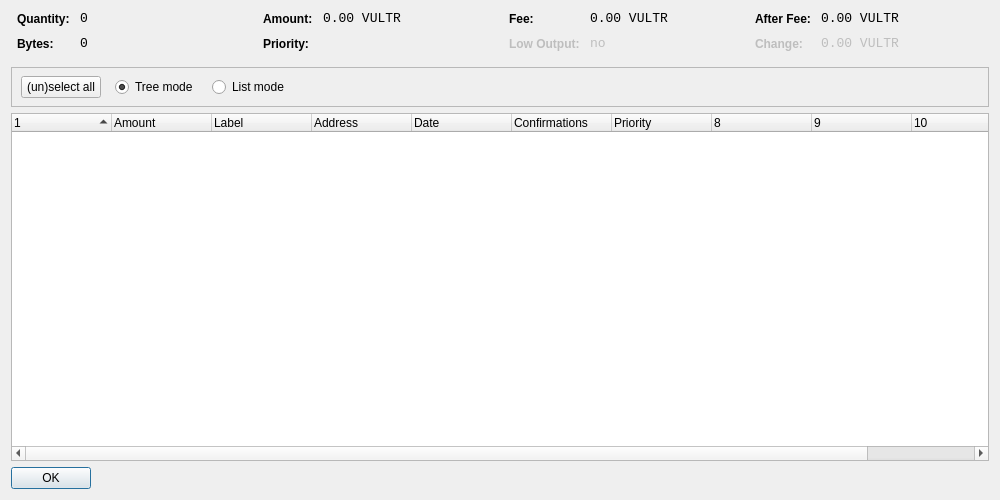
<?xml version="1.0" encoding="UTF-8"?>
<ui version="4.0">
 <class>CoinControlDialog</class>
 <widget class="QDialog" name="CoinControlDialog">
  <property name="geometry">
   <rect>
    <x>0</x>
    <y>0</y>
    <width>1000</width>
    <height>500</height>
   </rect>
  </property>
  <property name="windowTitle">
   <string>Coin Control</string>
  </property>
  <layout class="QVBoxLayout" name="verticalLayout">
   <item>
    <layout class="QHBoxLayout" name="horizontalLayoutTop" stretch="0,0,0,0">
     <property name="topMargin">
      <number>0</number>
     </property>
     <property name="bottomMargin">
      <number>10</number>
     </property>
     <item>
      <layout class="QFormLayout" name="formLayoutCoinControl1">
       <property name="horizontalSpacing">
        <number>10</number>
       </property>
       <property name="verticalSpacing">
        <number>10</number>
       </property>
       <property name="leftMargin">
        <number>6</number>
       </property>
       <property name="rightMargin">
        <number>6</number>
       </property>
       <item row="0" column="0">
        <widget class="QLabel" name="labelCoinControlQuantityText">
         <property name="styleSheet">
          <string notr="true">font-weight:bold;</string>
         </property>
         <property name="text">
          <string>Quantity:</string>
         </property>
        </widget>
       </item>
       <item row="0" column="1">
        <widget class="QLabel" name="labelCoinControlQuantity">
         <property name="font">
          <font>
           <family>Monospace</family>
           <pointsize>10</pointsize>
          </font>
         </property>
         <property name="cursor">
          <cursorShape>IBeamCursor</cursorShape>
         </property>
         <property name="contextMenuPolicy">
          <enum>Qt::ActionsContextMenu</enum>
         </property>
         <property name="text">
          <string notr="true">0</string>
         </property>
         <property name="textInteractionFlags">
          <set>Qt::LinksAccessibleByMouse|Qt::TextSelectableByKeyboard|Qt::TextSelectableByMouse</set>
         </property>
        </widget>
       </item>
       <item row="1" column="0">
        <widget class="QLabel" name="labelCoinControlBytesText">
         <property name="styleSheet">
          <string notr="true">font-weight:bold;</string>
         </property>
         <property name="text">
          <string>Bytes:</string>
         </property>
        </widget>
       </item>
       <item row="1" column="1">
        <widget class="QLabel" name="labelCoinControlBytes">
         <property name="font">
          <font>
           <family>Monospace</family>
           <pointsize>10</pointsize>
          </font>
         </property>
         <property name="cursor">
          <cursorShape>IBeamCursor</cursorShape>
         </property>
         <property name="contextMenuPolicy">
          <enum>Qt::ActionsContextMenu</enum>
         </property>
         <property name="text">
          <string notr="true">0</string>
         </property>
         <property name="textInteractionFlags">
          <set>Qt::LinksAccessibleByMouse|Qt::TextSelectableByKeyboard|Qt::TextSelectableByMouse</set>
         </property>
        </widget>
       </item>
      </layout>
     </item>
     <item>
      <layout class="QFormLayout" name="formLayoutCoinControl2">
       <property name="horizontalSpacing">
        <number>10</number>
       </property>
       <property name="verticalSpacing">
        <number>10</number>
       </property>
       <property name="leftMargin">
        <number>6</number>
       </property>
       <property name="rightMargin">
        <number>6</number>
       </property>
       <item row="0" column="0">
        <widget class="QLabel" name="labelCoinControlAmountText">
         <property name="styleSheet">
          <string notr="true">font-weight:bold;</string>
         </property>
         <property name="text">
          <string>Amount:</string>
         </property>
        </widget>
       </item>
       <item row="0" column="1">
        <widget class="QLabel" name="labelCoinControlAmount">
         <property name="font">
          <font>
           <family>Monospace</family>
           <pointsize>10</pointsize>
          </font>
         </property>
         <property name="cursor">
          <cursorShape>IBeamCursor</cursorShape>
         </property>
         <property name="contextMenuPolicy">
          <enum>Qt::ActionsContextMenu</enum>
         </property>
         <property name="text">
          <string notr="true">0.00 VULTR</string>
         </property>
         <property name="textInteractionFlags">
          <set>Qt::LinksAccessibleByMouse|Qt::TextSelectableByKeyboard|Qt::TextSelectableByMouse</set>
         </property>
        </widget>
       </item>
       <item row="1" column="0">
        <widget class="QLabel" name="labelCoinControlPriorityText">
         <property name="styleSheet">
          <string notr="true">font-weight:bold;</string>
         </property>
         <property name="text">
          <string>Priority:</string>
         </property>
        </widget>
       </item>
       <item row="1" column="1">
        <widget class="QLabel" name="labelCoinControlPriority">
         <property name="font">
          <font>
           <family>Monospace</family>
           <pointsize>10</pointsize>
          </font>
         </property>
         <property name="cursor">
          <cursorShape>IBeamCursor</cursorShape>
         </property>
         <property name="contextMenuPolicy">
          <enum>Qt::ActionsContextMenu</enum>
         </property>
         <property name="text">
          <string/>
         </property>
         <property name="textInteractionFlags">
          <set>Qt::LinksAccessibleByMouse|Qt::TextSelectableByKeyboard|Qt::TextSelectableByMouse</set>
         </property>
        </widget>
       </item>
      </layout>
     </item>
     <item>
      <layout class="QFormLayout" name="formLayoutCoinControl3">
       <property name="horizontalSpacing">
        <number>10</number>
       </property>
       <property name="verticalSpacing">
        <number>10</number>
       </property>
       <property name="leftMargin">
        <number>6</number>
       </property>
       <property name="rightMargin">
        <number>6</number>
       </property>
       <item row="0" column="0">
        <widget class="QLabel" name="labelCoinControlFeeText">
         <property name="styleSheet">
          <string notr="true">font-weight:bold;</string>
         </property>
         <property name="text">
          <string>Fee:</string>
         </property>
        </widget>
       </item>
       <item row="0" column="1">
        <widget class="QLabel" name="labelCoinControlFee">
         <property name="font">
          <font>
           <family>Monospace</family>
           <pointsize>10</pointsize>
          </font>
         </property>
         <property name="cursor">
          <cursorShape>IBeamCursor</cursorShape>
         </property>
         <property name="contextMenuPolicy">
          <enum>Qt::ActionsContextMenu</enum>
         </property>
         <property name="text">
          <string notr="true">0.00 VULTR</string>
         </property>
         <property name="textInteractionFlags">
          <set>Qt::LinksAccessibleByMouse|Qt::TextSelectableByKeyboard|Qt::TextSelectableByMouse</set>
         </property>
        </widget>
       </item>
       <item row="1" column="0">
        <widget class="QLabel" name="labelCoinControlLowOutputText">
         <property name="enabled">
          <bool>false</bool>
         </property>
         <property name="styleSheet">
          <string notr="true">font-weight:bold;</string>
         </property>
         <property name="text">
          <string>Low Output:</string>
         </property>
        </widget>
       </item>
       <item row="1" column="1">
        <widget class="QLabel" name="labelCoinControlLowOutput">
         <property name="enabled">
          <bool>false</bool>
         </property>
         <property name="font">
          <font>
           <family>Monospace</family>
           <pointsize>10</pointsize>
          </font>
         </property>
         <property name="cursor">
          <cursorShape>IBeamCursor</cursorShape>
         </property>
         <property name="contextMenuPolicy">
          <enum>Qt::ActionsContextMenu</enum>
         </property>
         <property name="text">
          <string notr="true">no</string>
         </property>
         <property name="textInteractionFlags">
          <set>Qt::LinksAccessibleByMouse|Qt::TextSelectableByKeyboard|Qt::TextSelectableByMouse</set>
         </property>
        </widget>
       </item>
      </layout>
     </item>
     <item>
      <layout class="QFormLayout" name="formLayoutCoinControl4">
       <property name="horizontalSpacing">
        <number>10</number>
       </property>
       <property name="verticalSpacing">
        <number>10</number>
       </property>
       <property name="leftMargin">
        <number>6</number>
       </property>
       <property name="rightMargin">
        <number>6</number>
       </property>
       <item row="0" column="0">
        <widget class="QLabel" name="labelCoinControlAfterFeeText">
         <property name="styleSheet">
          <string notr="true">font-weight:bold;</string>
         </property>
         <property name="text">
          <string>After Fee:</string>
         </property>
        </widget>
       </item>
       <item row="0" column="1">
        <widget class="QLabel" name="labelCoinControlAfterFee">
         <property name="font">
          <font>
           <family>Monospace</family>
           <pointsize>10</pointsize>
          </font>
         </property>
         <property name="cursor">
          <cursorShape>IBeamCursor</cursorShape>
         </property>
         <property name="contextMenuPolicy">
          <enum>Qt::ActionsContextMenu</enum>
         </property>
         <property name="text">
          <string notr="true">0.00 VULTR</string>
         </property>
         <property name="textInteractionFlags">
          <set>Qt::LinksAccessibleByMouse|Qt::TextSelectableByKeyboard|Qt::TextSelectableByMouse</set>
         </property>
        </widget>
       </item>
       <item row="1" column="0">
        <widget class="QLabel" name="labelCoinControlChangeText">
         <property name="enabled">
          <bool>false</bool>
         </property>
         <property name="styleSheet">
          <string notr="true">font-weight:bold;</string>
         </property>
         <property name="text">
          <string>Change:</string>
         </property>
        </widget>
       </item>
       <item row="1" column="1">
        <widget class="QLabel" name="labelCoinControlChange">
         <property name="enabled">
          <bool>false</bool>
         </property>
         <property name="font">
          <font>
           <family>Monospace</family>
           <pointsize>10</pointsize>
          </font>
         </property>
         <property name="cursor">
          <cursorShape>IBeamCursor</cursorShape>
         </property>
         <property name="contextMenuPolicy">
          <enum>Qt::ActionsContextMenu</enum>
         </property>
         <property name="text">
          <string notr="true">0.00 VULTR</string>
         </property>
         <property name="textInteractionFlags">
          <set>Qt::LinksAccessibleByMouse|Qt::TextSelectableByKeyboard|Qt::TextSelectableByMouse</set>
         </property>
        </widget>
       </item>
      </layout>
     </item>
    </layout>
   </item>
   <item>
    <widget class="QFrame" name="frame">
     <property name="minimumSize">
      <size>
       <width>0</width>
       <height>40</height>
      </size>
     </property>
     <property name="frameShape">
      <enum>QFrame::StyledPanel</enum>
     </property>
     <property name="frameShadow">
      <enum>QFrame::Sunken</enum>
     </property>
     <widget class="QWidget" name="horizontalLayoutWidget">
      <property name="geometry">
       <rect>
        <x>10</x>
        <y>0</y>
        <width>781</width>
        <height>41</height>
       </rect>
      </property>
      <layout class="QHBoxLayout" name="horizontalLayoutPanel" stretch="0,0,0,0,0">
       <property name="spacing">
        <number>14</number>
       </property>
       <item>
        <widget class="QPushButton" name="pushButtonSelectAll">
         <property name="sizePolicy">
          <sizepolicy hsizetype="Maximum" vsizetype="Fixed">
           <horstretch>0</horstretch>
           <verstretch>0</verstretch>
          </sizepolicy>
         </property>
         <property name="text">
          <string>(un)select all</string>
         </property>
        </widget>
       </item>
       <item>
        <widget class="QRadioButton" name="radioTreeMode">
         <property name="sizePolicy">
          <sizepolicy hsizetype="Maximum" vsizetype="Fixed">
           <horstretch>0</horstretch>
           <verstretch>0</verstretch>
          </sizepolicy>
         </property>
         <property name="text">
          <string>Tree mode</string>
         </property>
         <property name="checked">
          <bool>true</bool>
         </property>
        </widget>
       </item>
       <item>
        <widget class="QRadioButton" name="radioListMode">
         <property name="sizePolicy">
          <sizepolicy hsizetype="Maximum" vsizetype="Fixed">
           <horstretch>0</horstretch>
           <verstretch>0</verstretch>
          </sizepolicy>
         </property>
         <property name="text">
          <string>List mode</string>
         </property>
        </widget>
       </item>
       <item>
        <spacer name="horizontalSpacer">
         <property name="orientation">
          <enum>Qt::Horizontal</enum>
         </property>
         <property name="sizeHint" stdset="0">
          <size>
           <width>40</width>
           <height>20</height>
          </size>
         </property>
        </spacer>
       </item>
      </layout>
     </widget>
    </widget>
   </item>
   <item>
    <widget class="CoinControlTreeWidget" name="treeWidget">
     <property name="contextMenuPolicy">
      <enum>Qt::CustomContextMenu</enum>
     </property>
     <property name="sortingEnabled">
      <bool>false</bool>
     </property>
     <property name="columnCount">
      <number>11</number>
     </property>
     <attribute name="headerShowSortIndicator" stdset="0">
      <bool>true</bool>
     </attribute>
     <attribute name="headerStretchLastSection">
      <bool>false</bool>
     </attribute>
     <column>
      <property name="text">
       <string/>
      </property>
     </column>
     <column>
      <property name="text">
       <string>Amount</string>
      </property>
     </column>
     <column>
      <property name="text">
       <string>Label</string>
      </property>
     </column>
     <column>
      <property name="text">
       <string>Address</string>
      </property>
     </column>
     <column>
      <property name="text">
       <string>Date</string>
      </property>
     </column>
     <column>
      <property name="text">
       <string>Confirmations</string>
      </property>
      <property name="toolTip">
       <string>Confirmed</string>
      </property>
     </column>
     <column>
      <property name="text">
       <string>Priority</string>
      </property>
     </column>
     <column>
      <property name="text">
       <string/>
      </property>
     </column>
     <column>
      <property name="text">
       <string/>
      </property>
     </column>
     <column>
      <property name="text">
       <string/>
      </property>
     </column>
     <column>
      <property name="text">
       <string/>
      </property>
     </column>
    </widget>
   </item>
   <item>
    <widget class="QDialogButtonBox" name="buttonBox">
     <property name="sizePolicy">
      <sizepolicy hsizetype="Maximum" vsizetype="Fixed">
       <horstretch>0</horstretch>
       <verstretch>0</verstretch>
      </sizepolicy>
     </property>
     <property name="orientation">
      <enum>Qt::Horizontal</enum>
     </property>
     <property name="standardButtons">
      <set>QDialogButtonBox::Ok</set>
     </property>
    </widget>
   </item>
  </layout>
 </widget>
 <customwidgets>
  <customwidget>
   <class>CoinControlTreeWidget</class>
   <extends>QTreeWidget</extends>
   <header>coincontroltreewidget.h</header>
  </customwidget>
 </customwidgets>
 <resources/>
 <connections/>
</ui>
